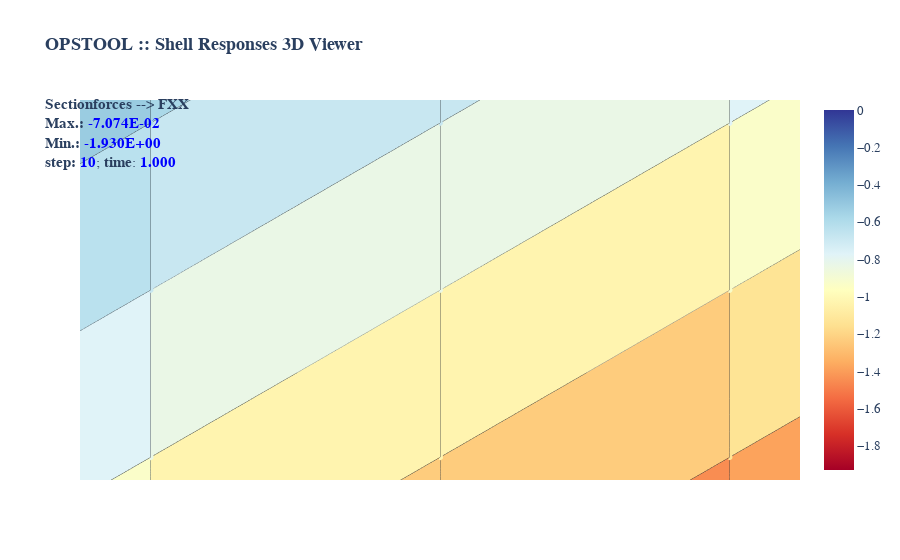

This figure's notebook cell:
### Code cell
opsvis.set_plot_props(cmap="rdylbu", point_size=2.0)

fig = opsvis.plot_unstruct_responses(
    odb_tag=1,
    slides=False,
    ele_type="Shell",
    resp_type="sectionForces",
    resp_dof="FXX",
    show_values=True,
)
fig.show()
# fig.show(renderer="jupyterlab")
# fig.show(renderer="notebook")
# fig.show(renderer="browser")
# fig.show()  # for auto
# fig.write_html("**.html")

### Figure 1 — Plotly figure (JSON) as saved in the notebook; plotly's stock layout.template omitted (floating-point values rounded to 4 significant figures; data arrays with more than 128 entries replaced by an {"elided": "..."} marker saying what was removed)
{"data": [{"connectgaps": false, "hoverinfo": "skip", "line": {"color": "#738595", "width": 1.5}, "mode": "lines", "name": "", "type": "scatter3d", "x": {"elided": "600 int values"}, "y": {"elided": "600 int values"}, "z": {"elided": "600 int values"}}, {"cmax": 0, "cmin": -1.93, "coloraxis": "coloraxis", "hoverinfo": "skip", "i": {"elided": "200 int values"}, "intensity": {"elided": "400 float values"}, "j": {"elided": "200 int values"}, "k": {"elided": "200 int values"}, "opacity": 1, "text": {"elided": "400 float values"}, "type": "mesh3d", "x": {"elided": "400 int values"}, "y": {"elided": "400 int values"}, "z": {"elided": "400 int values"}}, {"connectgaps": false, "hoverinfo": "skip", "line": {"color": "black", "width": 1}, "mode": "lines", "name": "Edge", "type": "scatter3d", "x": {"elided": "600 int values"}, "y": {"elided": "600 int values"}, "z": {"elided": "600 int values"}}, {"customdata": {"elided": "400 float values"}, "hovertemplate": "<b>%{customdata:.4E}</b>", "marker": {"cmax": 0, "cmin": -1.93, "color": {"elided": "400 float values"}, "coloraxis": "coloraxis", "size": 2}, "mode": "markers", "name": "sectionForces", "type": "scatter3d", "x": {"elided": "400 int values"}, "y": {"elided": "400 int values"}, "z": {"elided": "400 int values"}}], "layout": {"autosize": true, "coloraxis": {"cmax": 0, "cmin": -1.93, "colorbar": {"tickfont": {"size": 13}}, "colorscale": [[0, "rgb(165,0,38)"], [0.1, "rgb(215,48,39)"], [0.2, "rgb(244,109,67)"], [0.3, "rgb(253,174,97)"], [0.4, "rgb(254,224,144)"], [0.5, "rgb(255,255,191)"], [0.6, "rgb(224,243,248)"], [0.7, "rgb(171,217,233)"], [0.8, "rgb(116,173,209)"], [0.9, "rgb(69,117,180)"], [1, "rgb(49,54,149)"]]}, "font": {"family": "Arial, sans-serif"}, "scene": {"aspectmode": "data", "aspectratio": {"x": 1, "y": 1, "z": 1}, "camera": {"eye": {"x": -3.5, "y": -3.5, "z": 3.5}, "projection": {"type": "orthographic"}}, "xaxis": {"showgrid": false, "visible": false, "zeroline": false}, "yaxis": {"showgrid": false, "visible": false, "zeroline": false}, "zaxis": {"showgrid": false, "visible": false, "zeroline": false}}, "showlegend": false, "title": {"font": {"size": 15}, "text": "<span style=\"font-weight:bold; font-size:18\">OPSTOOL :: Shell Responses 3D Viewer</span><br><br><br><b>Sectionforces</b> --> <b>FXX</b><br><b>Max.:</b> <span style=\"color:blue; font-weight:bold\">-7.074E-02</span><br><b>Min.:</b> <span style=\"color:blue; font-weight:bold\">-1.930E+00</span><br><b>step:</b> <span style=\"color:blue; font-weight:bold\">10</span>; <b>time</b>: <span style=\"color:blue; font-weight:bold\">1.000</span>"}}}
